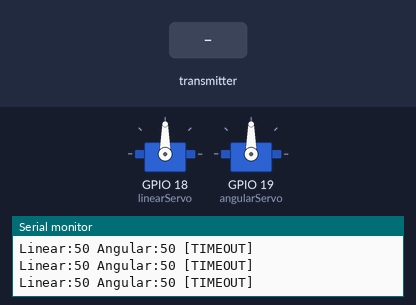
A sketch run on a simulated ESP32. Shown: 2 × servo, the last lines printed to the serial monitor. Inputs (shaded band) come from the test bench.

Above: at 1.2 s.
1.3 s: the transmitter starts sending mode = 0
At 1.6 s:
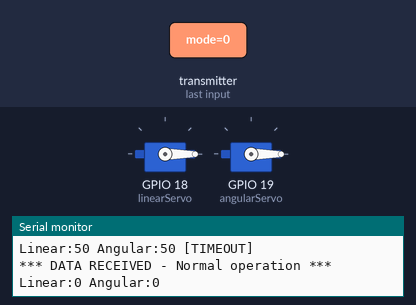
2.8 s: the transmitter starts sending linear = 64
At 4.0 s:
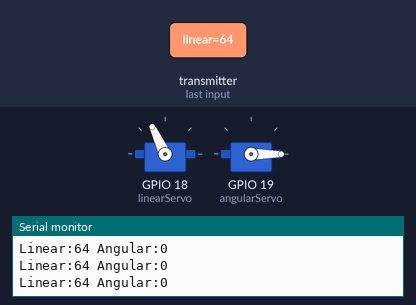
4.3 s: the transmitter starts sending angular = 64
At 5.0 s:
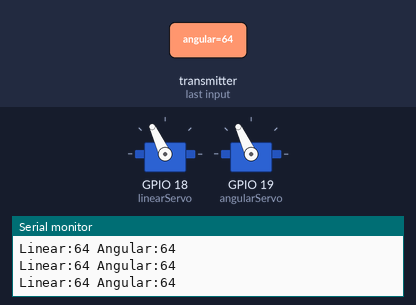
5.8 s: the transmitter starts sending linear = 0
At 6.4 s:
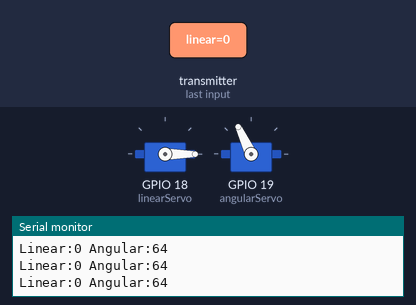
7.3 s: the transmitter starts sending angular = 128
At 7.8 s:
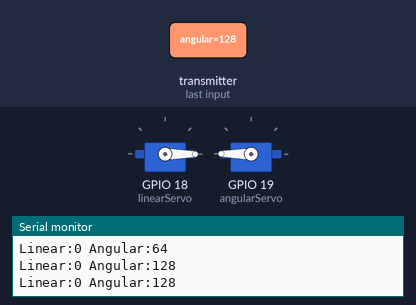
8.8 s: the transmitter starts sending linear = 128
At 9.7 s:
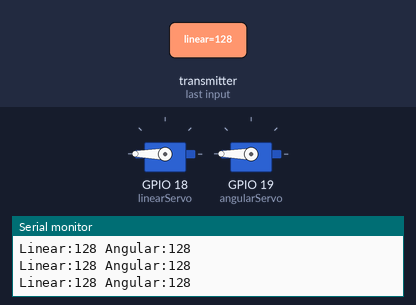
Timing chart, 0 to 11.3 s (numbered marks = the images above; inputs shaded):
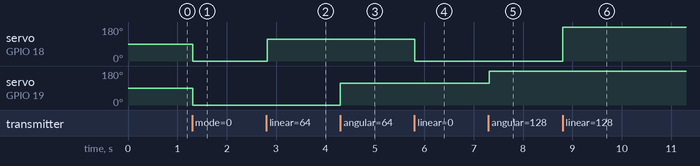

The sketch:

receiver.ino
```cpp
#include <ESP32Servo.h>
#include <WiFi.h>
#include <esp_now.h>
#include <freertos/FreeRTOS.h>
#include <freertos/task.h>

typedef struct {
  uint8_t mode;
  uint8_t linear;
  uint8_t angular;
} TxData;

TxData receivedData;
Servo linearServo, angularServo;

// Shared variables
uint8_t currentLinear = 50;
uint8_t currentAngular = 50;
uint8_t targetLinear = 50;
uint8_t targetAngular = 50;
unsigned long lastDataTime = 0;
const unsigned long TIMEOUT_MS = 500;

void setupServos() {
  linearServo.attach(18, 1000, 2000);
  angularServo.attach(19, 1000, 2000);
  linearServo.writeMicroseconds(1500);
  angularServo.writeMicroseconds(1500);
}

void OnDataRecv(const esp_now_recv_info_t * esp_now_info, const uint8_t *incomingData, int len) {
  if (len == sizeof(TxData)) {
    memcpy(&receivedData, incomingData, len);
    targetLinear = receivedData.linear;
    targetAngular = receivedData.angular;
    lastDataTime = millis();
  }
}

void updateValues() {
  // If timeout, gradually reset to center
  if (millis() - lastDataTime > TIMEOUT_MS) {
    // Smoothly move toward center
    if (currentLinear > 50) currentLinear--;
    else if (currentLinear < 50) currentLinear++;

    if (currentAngular > 50) currentAngular--;
    else if (currentAngular < 50) currentAngular++;
  } else {
    // Normal operation - use received values directly
    currentLinear = targetLinear;
    currentAngular = targetAngular;
  }
}

// Main control task
void controlTask(void *parameter) {
  unsigned long lastPrint = 0;
  bool wasTimedOut = false;

  for (;;) {
    // Update values (with timeout handling)
    updateValues();

    // Update servos at 50Hz
    linearServo.writeMicroseconds(map(currentLinear, 0, 100, 1000, 2000));
    angularServo.writeMicroseconds(map(currentAngular, 0, 100, 1000, 2000));

    // Print status
    if (millis() - lastPrint > 200) {
      bool isTimedOut = (millis() - lastDataTime > TIMEOUT_MS);

      if (isTimedOut != wasTimedOut) {
        if (isTimedOut) {
          Serial.println("*** TIMEOUT - Returning to center ***");
        } else {
          Serial.println("*** DATA RECEIVED - Normal operation ***");
        }
        wasTimedOut = isTimedOut;
      }

      Serial.printf("Linear:%d Angular:%d %s\n",
                   currentLinear, currentAngular,
                   isTimedOut ? "[TIMEOUT]" : "");
      lastPrint = millis();
    }

    vTaskDelay(20 / portTICK_PERIOD_MS);
  }
}

void setup() {
  Serial.begin(115200);
  setupServos();
  lastDataTime = millis();

  WiFi.mode(WIFI_STA);
  esp_now_init();
  esp_now_register_recv_cb(OnDataRecv);

  xTaskCreate(controlTask, "Control Task", 4096, NULL, 1, NULL);

  Serial.println("System Ready - 0.5s timeout with smooth reset");
}

void loop() {
  vTaskDelay(1000 / portTICK_PERIOD_MS);
}
```

Measured:
- after the input at 1.3 s, servo on GPIO 18 (linearServo), servo on GPIO 19 (angularServo): 90° → 0° at once
- after the input at 2.8 s, servo on GPIO 18 (linearServo): 0° → 115° at once
- after the input at 4.3 s, servo on GPIO 19 (angularServo): 0° → 115° at once
- after the input at 5.8 s, servo on GPIO 18 (linearServo): 115° → 0° at once
- after the input at 7.3 s, servo on GPIO 19 (angularServo): 115° → 180° at once
- after the input at 8.8 s, servo on GPIO 18 (linearServo): 0° → 180° at once
